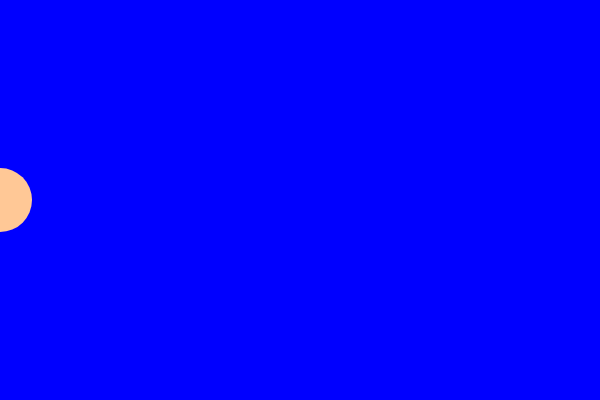
Frame 1 (no input)
Frame 60 (no input): identical to frame 1, image omitted
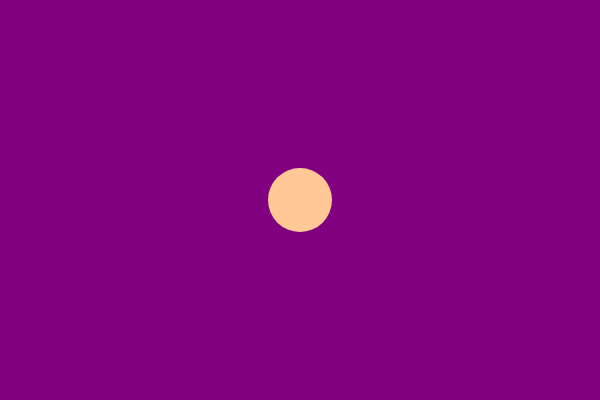
Frame 120 (the mouse pressed at the canvas centre since frame 60)

The p5.js sketch that drew these frames (run headless with seeded random() and noise() and a simulated clock; from frame 60 on, the mouse is pressed at the canvas centre):

// p5.js sketch
// ── sketch.js
var r = 0;
var b = 255;

function setup() {
  // put setup code here
    createCanvas(600, 400);
    
}

function draw() {
  // put drawing code here
    r = map(mouseX, 0, 600, 0, 255);
    b = map(mouseX, 0, 600, 255, 0);
    background(r, 0, b);
    noStroke();
    fill(255,200,150);
    ellipse (mouseX, 200, 64, 64);
}
